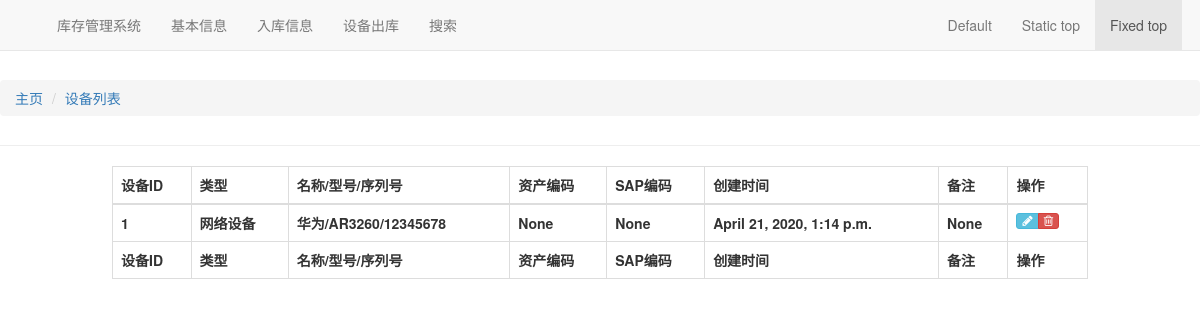
Page /asset/devices on the earlier database version.
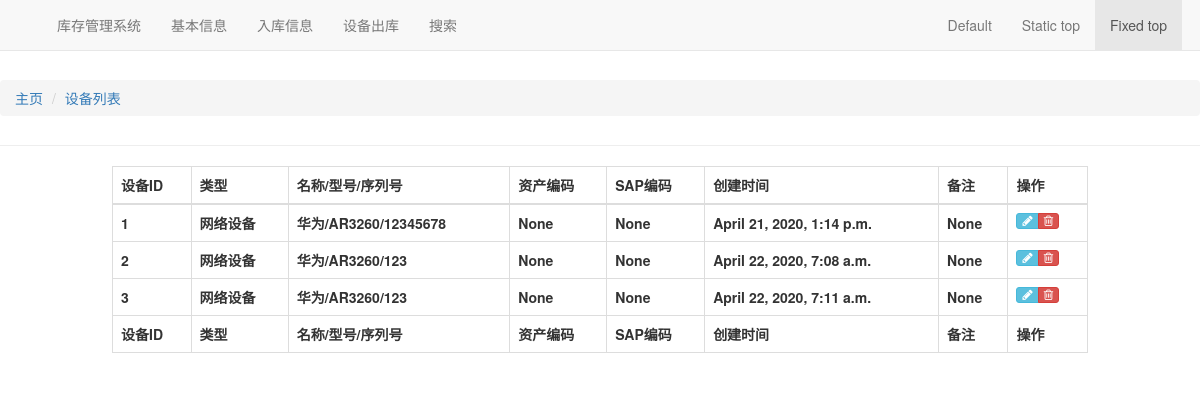
Same page on the later database version.
### asset/models.py (models this page shows, shortened)
class Device(CommonInfo):
    status_choice = (
        (1, '在库中'),
        (2, '已出库'),
    )
    good_choice = (
        (1, '故障'),
        (5, '良好'),
    )
    brand = models.ForeignKey(Wordbook,
                              blank=True,
                              on_delete=models.SET_NULL,
                              related_name='device_brands',
                              null=True,
                              verbose_name="名称")
    model = models.ForeignKey(Wordbook,
                              blank=True,
                              on_delete=models.SET_NULL,
                              related_name='device_models',
                              null=True,
                              verbose_name="型号")
    sn = models.CharField(max_length=100, verbose_name="设备编码", db_index=True)
    classification = models.ForeignKey(Wordbook,
                                       blank=True,
                                       on_delete=models.SET_NULL,
                                       related_name='device_classifications',
                                       null=True,
                                       verbose_name="类型")
    good = models.IntegerField(default=5,
                               choices=good_choice,
                               verbose_name="设备状态")
    value = models.DecimalField(default=0,
                                max_digits=10,
                                decimal_places=2,
                                verbose_name="价格")
    asset = models.CharField(max_length=100,
                             blank=True,
                             null=True,
                             verbose_name="资产编码")
    sap = models.CharField(max_length=100,
                           blank=True,
                           null=True,
                           verbose_name="SAP")
    status = models.IntegerField(default=1,
                                 choices=status_choice,
                                 verbose_name="状态")
    warehouse = models.ForeignKey(Warehouse,
                                  on_delete=models.SET_NULL,
                                  blank=True,
                                  null=True,
                                  verbose_name="所在库房")
    location = models.CharField(max_length=50,
                                blank=True,
                                null=True,
                                verbose_name="位置")
    def get_device_display(self):
        return u'{0}/{1}/{2}'.format(self.brand.name, self.model.name, self.sn)
    class Meta:
        verbose_name = '设备表'
        verbose_name_plural = '设备表'

### basic/models.py (models this page shows, shortened)
class CommonInfo(models.Model):
    check_choice = (
        (True, u'已审核'),
        (False, u'未审核'),
    )
    attach = models.FileField(upload_to='attachment/%Y/%m/%d',
                              verbose_name='附件',
                              blank=True,
                              null=True)
    check = models.BooleanField(default=False,
                                choices=check_choice,
                                verbose_name=u"是否审核")
    create_date = models.DateTimeField(blank=True,
                                       null=True,
                                       auto_now_add=True,
                                       verbose_name=u"创建时间")
    modify_date = models.DateTimeField(blank=True,
                                       null=True,
                                       auto_now=True,
                                       verbose_name=u"修改时间")
    description = models.CharField(max_length=100,
                                   blank=True,
                                   null=True,
                                   verbose_name=u"备注")
    class Meta:
        app_label = 'stock'
        abstract = True
        ordering = ['-modify_date']

class Wordbook(CommonInfo):
    name = models.CharField(max_length=30,
                            unique=True,
                            verbose_name=u"名称",
                            db_index=True)
    class Meta:
        verbose_name = u'字典表'
        verbose_name_plural = u'字典表'

### asset/views.py (the view)
# urls.py: path('devices', DeviceList.as_view(), name='devices'),
class DeviceList(ListView):
    model = Device

### templates/asset/device_list.html (shortened to what this page needs)
{% extends 'base.html' %}
{% block breadcrumb %}
<li id="orbit"><a href="{%url 'asset:devices' %}">设备列表</a></li>
{% endblock %}
{% block maincontent %}
<div id="data" class="col-md-10 col-md-offset-1">
    <table id='dataTable' class='table table-bordered table-hover' cellspacing='0' width='100%'>
        <thead>
            <tr>
                <th>设备ID</th>
                <th>类型</th>
                <th>名称/型号/序列号</th>
                <th>资产编码</th>
                <th>SAP编码</th>
                <th>创建时间</th>
                <th>备注</th>
                <th>操作</th>
            </tr>
        </thead>
        {% if object_list %}
        {% for d in object_list %}
        <tr>
            <th>{{ d.id }}</th>
            <th>{{ d.classification.name }}</th>
            <th>{{ d.get_device_display }}</th>
            <th>{{d.asset}}</th>
            <th>{{d.sap}}</th>
            <th>{{ d.modify_date }}</th>
            <th>{{ d.description }}</th>
            <th>
                <div class="hidden-sm hidden-xs btn-group">
                    <a class="btn btn-xs btn-info" href="{% url 'asset:edit_device' d.id %}">
                        <i class="ace-icon fa fa-pencil bigger-120"></i>
                    </a>
                    <a class="btn btn-xs btn-danger" href="{% url 'asset:delete_device' d.id %}">
                        <i class="ace-icon fa fa-trash-o bigger-120"></i>
                    </a>
                </div>
            </th>
        </tr>
        {% endfor %}
        {% else %}
        <tr>
            <th><strong>There are no devices present.</strong></th>
        </tr>
        {% endif %}
        <tfoot>
            <tr>
                <th>设备ID</th>
                <th>类型</th>
                <th>名称/型号/序列号</th>
                <th>资产编码</th>
                <th>SAP编码</th>
                <th>创建时间</th>
                <th>备注</th>
                <th>操作</th>
            </tr>
        </tfoot>
    </table>
</div>
{% endblock %}

Differences in the rows shown:
added Device: id "2", classification.name "网络设备", device "华为/AR3260/123", asset "None", sap "None", modify_date "April 22, 2020, 7:08 a.m.", description "None"
added Device: id "3", classification.name "网络设备", device "华为/AR3260/123", asset "None", sap "None", modify_date "April 22, 2020, 7:11 a.m.", description "None"
